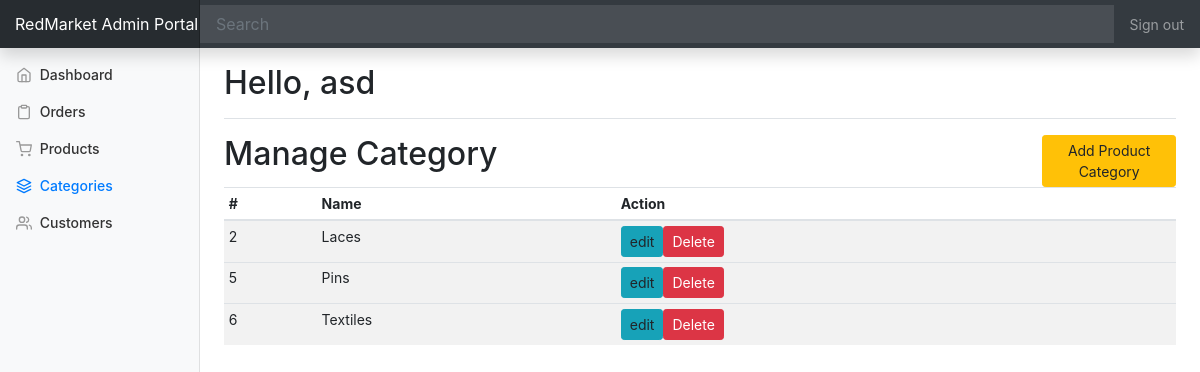
The app's page /admin_portal/admin/categories.php (signed in) with its own data.
### tables this page shows
CREATE TABLE `category` (
  `category_id` int(11) NOT NULL,
  `category_name` varchar(150) NOT NULL
);

### admin_portal/admin/categories.php (the view, shortened to what this page needs)
<?php include "functions.php";
$pdo = get_connection();
?>
<?php include_once("./templates/top.php"); ?>
<?php include_once("./templates/navbar.php"); ?>
<div class="container-fluid">
  <div class="row">
    <?php include "./templates/sidebar.php"; ?>
      <div class="row">
      	<div class="col-10">
      		<h2>Manage Category</h2>
      	</div>
      	<div class="col-2">
      		<a href="#" data-toggle="modal" data-target="#add_category_modal" class="btn btn-warning btn-sm">Add Product Category</a>
      	</div>
      </div>
      <div class="table-responsive">
        <table class="table table-striped table-sm">
          <thead>
            <tr>
              <th>#</th>
              <th>Name</th>
              <th>Action</th>
            </tr>
          </thead>
            <?php
            $res=$pdo->query("SELECT * FROM category");
            $c=0;
            while($row = $res->fetch()){
            ?>
                <form action="" method="post" >
          <tbody id="category_list">
            <tr>
              <td><?php echo $row["category_id"]; ?></td>
              <td><?php echo $row["category_name"]; ?></td>
                <td id="<?php echo $c; ?>"><a class="btn btn-sm btn-info">edit</a><button  type="submit" name="sum_delete"  class="btn btn-sm btn-danger">Delete</button></td>
            </tr>
          </tbody>
            </form>
            <?php $c=$c+1;} ?>
        </table>
      </div>
    </main>
  </div>
</div>
<?php include_once("./templates/footer.php"); ?>

### admin_portal/admin/templates/sidebar.php (shortened to what this page needs)
<nav class="col-md-2 d-none d-md-block bg-light sidebar">
      <div class="sidebar-sticky">
        <ul class="nav flex-column">
          <?php
            $uri = $_SERVER['REQUEST_URI'];
            $uriAr = explode("/", $uri);
            $page = end($uriAr);
          ?>
          <li class="nav-item">
            <a class="nav-link <?php echo ($page == '' || $page == 'index.php') ? 'active' : ''; ?>" href="index.php">
              <span data-feather="home"></span>
              Dashboard <span class="sr-only">(current)</span>
            </a>
          </li>
          <li class="nav-item">
            <a class="nav-link <?php echo ($page == 'customer_orders.php') ? 'active' : ''; ?>" href="customer_orders.php">
              <span data-feather="clipboard"></span>
              Orders
            </a>
          </li>
          <li class="nav-item">
            <a class="nav-link <?php echo ($page == 'products.php') ? 'active' : ''; ?>" href="products.php">
              <span data-feather="shopping-cart"></span>
              Products
            </a>
          </li>
          <li class="nav-item">
            <a class="nav-link <?php echo ($page == 'categories.php') ? 'active' : ''; ?>" href="categories.php">
              <span data-feather="layers"></span>
              Categories
            </a>
          </li>
          <li class="nav-item">
            <a class="nav-link <?php echo ($page == 'customers.php') ? 'active' : ''; ?>" href="customers.php">
              <span data-feather="users"></span>
              Customers
            </a>
          </li>
        </ul>
      </div>
    </nav>
    <main role="main" class="col-md-9 ml-sm-auto col-lg-10 px-4">
      <div class="d-flex justify-content-between flex-wrap flex-md-nowrap align-items-center pt-3 pb-2 mb-3 border-bottom">
        <h1 class="h2 ">Hello,
		<?php
        $admin_id=$_SESSION["admin_id"][0];
            $res = $pdo->prepare("select username from admin where admin_id = ?");
            $res->execute([$admin_id]);
            $username = $res->fetch();
			echo $username[0];
		?>
		</h1>
      </div>

### admin_portal/admin/css/dashboard.css (style rules this page uses)
body { font-size: .875rem; }
.feather { width: 16px; height: 16px; vertical-align: text-bottom; }
.sidebar { position: fixed; top: 0; bottom: 0; left: 0; z-index: 100; padding: 48px 0 0; box-shadow: inset -1px 0 0 rgba(0, 0, 0, .1); }
.sidebar-sticky { position: relative; top: 0; height: calc(100vh - 48px); padding-top: .5rem; overflow-x: hidden; overflow-y: auto; }
.sidebar .nav-link { font-weight: 500; color: #333; }
.sidebar .nav-link .feather { margin-right: 4px; color: #999; }
.sidebar .nav-link.active { color: #007bff; }
.sidebar .nav-link:hover .feather, .sidebar .nav-link.active .feather { color: inherit; }
[role="main"] { padding-top: 133px; }
@media (min-width: 768px) { [role="main"] { padding-top: 48px; } }

### records on screen
category: category_id "2", category_name "Laces"
category: category_id "5", category_name "Pins"
category: category_id "6", category_name "Textiles"

### other values on screen
$username[0] "asd"
